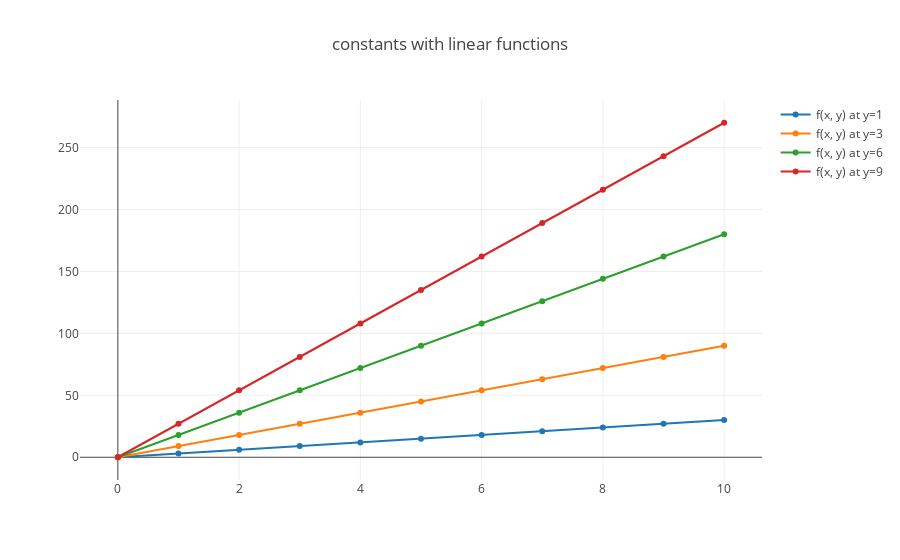

This figure's notebook cell:
### Code cell
import plotly
from plotly.graph_objs import Scatter, Layout
from plotly.offline import init_notebook_mode, iplot
from IPython.display import display, HTML

init_notebook_mode(connected=True)

fig_constants_lin_functions = {
    "data": [y_at_one_trace, y_at_three_trace, y_at_six_trace, y_at_nine_trace],
    "layout": Layout(title="constants with linear functions")
}
plotly.offline.iplot(fig_constants_lin_functions)

### Figure 1 — Plotly figure (JSON) as saved in the notebook; plotly's stock layout.template omitted (floating-point values rounded to 4 significant figures)
{"data": [{"mode": "lines+markers", "name": "f(x, y) at y=1", "text": [], "type": "scatter", "uid": "32ed658c-b684-11e8-854a-086d41e3715a", "x": [0, 1, 2, 3, 4, 5, 6, 7, 8, 9, 10], "y": [0, 3, 6, 9, 12, 15, 18, 21, 24, 27, 30]}, {"mode": "lines+markers", "name": "f(x, y) at y=3", "text": [], "type": "scatter", "uid": "32ef7f02-b684-11e8-9a1d-086d41e3715a", "x": [0, 1, 2, 3, 4, 5, 6, 7, 8, 9, 10], "y": [0, 9, 18, 27, 36, 45, 54, 63, 72, 81, 90]}, {"mode": "lines+markers", "name": "f(x, y) at y=6", "text": [], "type": "scatter", "uid": "32ef81c8-b684-11e8-997b-086d41e3715a", "x": [0, 1, 2, 3, 4, 5, 6, 7, 8, 9, 10], "y": [0, 18, 36, 54, 72, 90, 108, 126, 144, 162, 180]}, {"mode": "lines+markers", "name": "f(x, y) at y=9", "text": [], "type": "scatter", "uid": "32ef8394-b684-11e8-ad58-086d41e3715a", "x": [0, 1, 2, 3, 4, 5, 6, 7, 8, 9, 10], "y": [0, 27, 54, 81, 108, 135, 162, 189, 216, 243, 270]}], "layout": {"title": "constants with linear functions"}}
